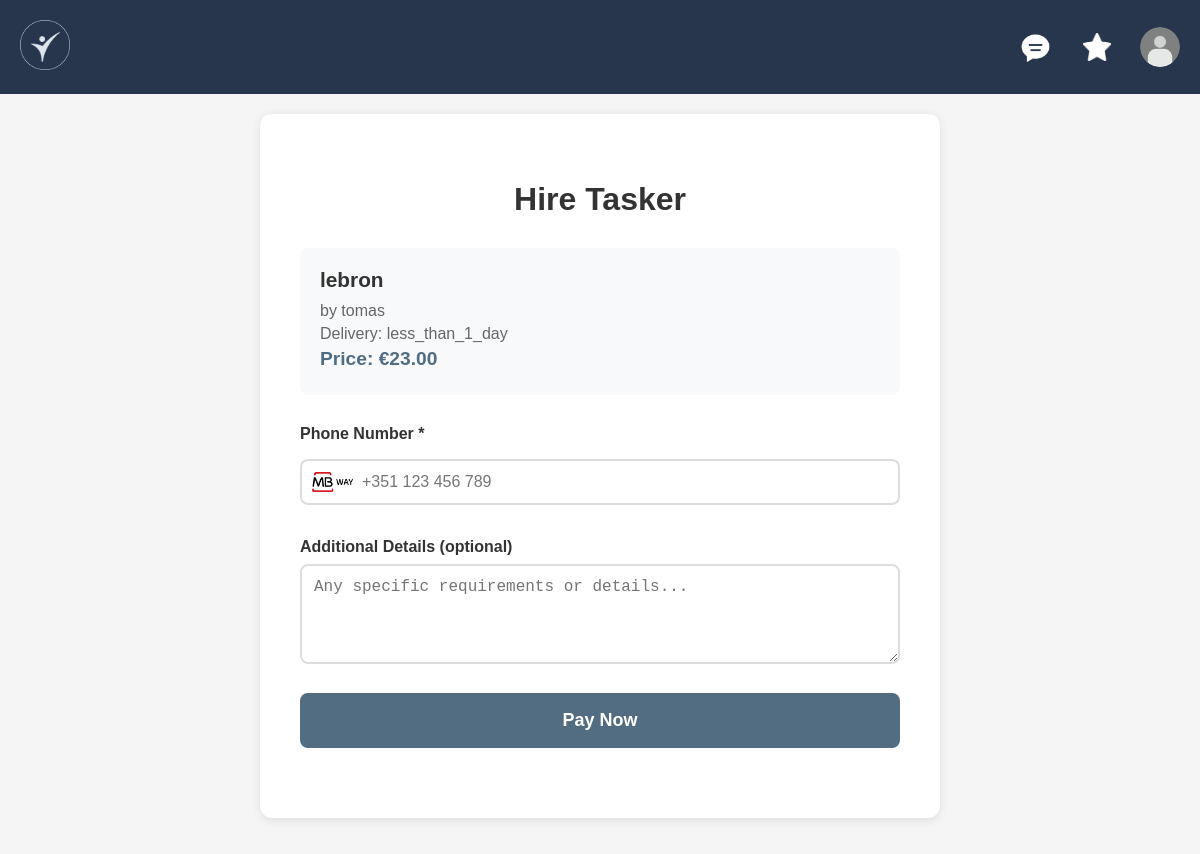
Page /pages/hire.php?id=5 (signed in) on the committed database.
### tables this page shows
CREATE TABLE services (
    id INTEGER PRIMARY KEY AUTOINCREMENT,
    taskname VARCHAR NOT NULL,
    pricing INTEGER NOT NULL,
    delivery_time VARCHAR REFERENCES delivery_time,
    description VARCHAR,
    rating INTEGER,
    Nrating INTEGER,
    category VARCHAR REFERENCES categories,
    user VARCHAR REFERENCES users ON DELETE CASCADE,
    image TEXT
);

### database/service_db.php (called while the page is built, shortened)
<?php
class Service {
    public static function get_service_with_media(int $id): array {
        $db = Database::getInstance();
        $stmt = $db->prepare("
            SELECT s.*,
                   COALESCE(s.taskname, s.description) as task_title,
                   (SELECT GROUP_CONCAT(file_path) FROM media WHERE service_id = s.id ORDER BY id ASC) as all_images
            FROM services s
            WHERE s.id = ?
        ");
        $stmt->execute([$id]);
        return $stmt->fetch();
    }
}
?>

### pages/hire.php (the view, shortened to what this page needs)
<?php
require_once(__DIR__ . '/../database/service_db.php');
$serviceId = $_GET['id'] ?? null;
try {
    $service = Service::get_service_with_media($serviceId);
} catch (Exception $e) {
    die("Error: " . $e->getMessage());
}
?>
<!DOCTYPE html>
<html lang="en">
<head>
    <link rel="stylesheet" href="css/style.css">
    <link rel="stylesheet" href="css/hire.css">
</head>
<body>
<?php include_once(__DIR__ . '/../components/header.php'); ?>
<main class="main-layout">
    <div class="hire-container">
        <h2>Hire Tasker</h2>
        <div class="service-summary">
            <h3><?= htmlspecialchars($service['task_title']) ?></h3>
            <p class="service-seller">by <?= htmlspecialchars($service['user']) ?></p>
            <p class="service-delivery">Delivery: <?= htmlspecialchars($service['delivery_time']) ?></p>
            <p class="service-price">Price: €<?= number_format($service['pricing'], 2) ?></p>
        </div>
        <form id="hireForm" class="hire-form">
            <div class="form-group">
                <label for="phone">Phone Number *</label>
                <div class="phone-input-container">
                    <input type="tel" id="phone" name="phone" required placeholder="+351 123 456 789">
                </div>
            </div>
            <div class="form-group">
                <label for="details">Additional Details (optional)</label>
                <textarea id="details" name="details" rows="4" placeholder="Any specific requirements or details..."></textarea>
            </div>
            <button type="submit" class="pay-button">
                <span class="button-text">Pay Now</span>
            </button>
        </form>
    </div>
</main>
</body>
</html>

### pages/css/style.css (style rules this page uses)
body { font-family: Arial, sans-serif; background-color: #f5f5f5; margin: 0; padding: 0; }
input, button, select { width: 100%; padding: 10px; margin: 8px 0; border: 1px solid #ccc; border-radius: 4px; }
button { background-color: #516c81; color: white; border: none; }
main { padding: 20px; }

### pages/css/hire.css (style rules this page uses)
.main-layout { background-color: #f5f5f5; min-height: calc(100vh - 80px); padding: 20px; }
.hire-container { max-width: 600px; margin: 0 auto; background: white; padding: 40px; border-radius: 12px; box-shadow: 0 2px 10px rgba(0,0,0,0.1); }
.hire-container h2 { text-align: center; color: #333; margin-bottom: 30px; font-size: 2em; }
.service-summary { background: #f8f9fa; padding: 20px; border-radius: 8px; margin-bottom: 30px; }
.service-summary h3 { margin: 0 0 10px 0; color: #333; font-size: 1.3em; }
.service-seller { color: #666; margin: 5px 0; }
.service-delivery { color: #666; margin: 5px 0; }
.service-price { color: #526D82; font-weight: bold; font-size: 1.2em; margin: 5px 0; }
.hire-form { margin-bottom: 30px; }
.form-group { margin-bottom: 25px; }
.form-group label { display: block; margin-bottom: 8px; font-weight: 600; color: #333; }
.form-group input, .form-group textarea { width: 100%; padding: 12px; border: 2px solid #ddd; border-radius: 8px; font-size: 16px; transition: border-color 0.3s ease; box-sizing: border-box; }
.phone-input-container { position: relative; display: flex; align-items: center; }
.phone-input-container input[type="tel"] { padding-left: 55px; }
.phone-input-container input[type="tel"]::placeholder { padding-left: 5px; }
.pay-button { width: 100%; background: #526D82; color: white; padding: 15px; border: none; border-radius: 8px; font-size: 18px; font-weight: bold; cursor: pointer; transition: all 0.3s ease; position: relative; min-height: 55px; display: flex; align-items: center; justify-content: center; }

### rows in the picture
services: user "tomas", delivery_time "less_than_1_day", pricing "23.00"

### other values in the picture
$service['task_title'] "lebron"
